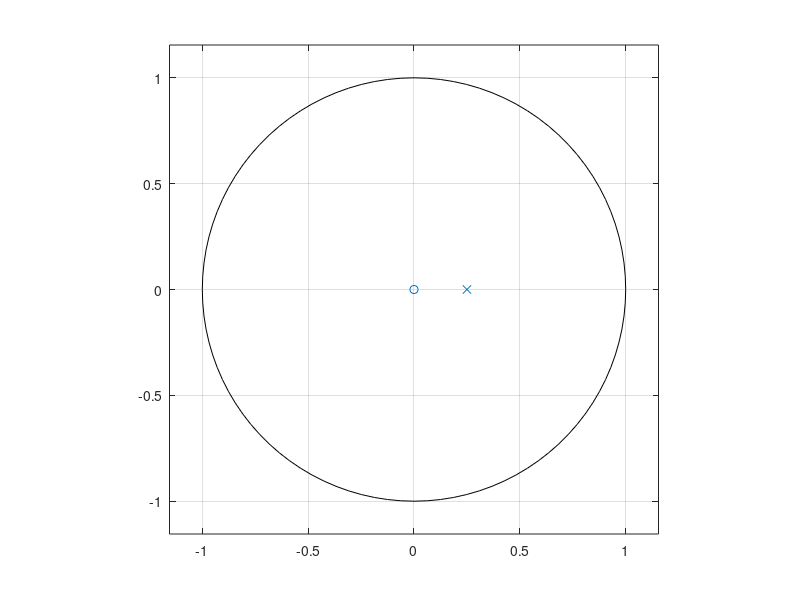
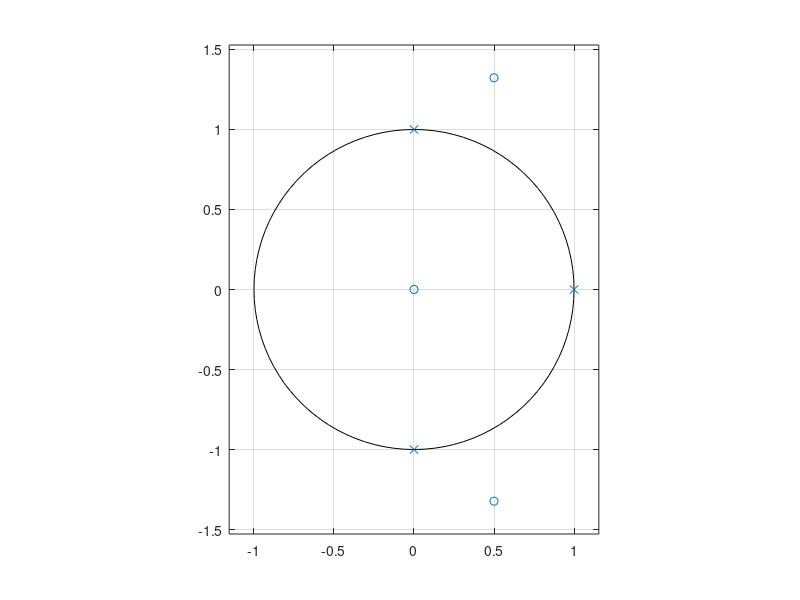

MATLAB code for these plots, in order:
% MATLAB HEADER
% Joseph Almeida
% CECS 463 SOC II Sp18
% Assignment #9 Due: 3/14/2018
clc; clear all; close all; format compact;
fprintf('Lab 9 -- The System Function H(z)\n');
str=datestr(now); fprintf('Matlab Time Stamp: %s\n',str);

%% Problem 1
b=[1,-1,-4,4];
a=[1,-2.75,1.625,-.25];
[r,p,C]=residuez(b,a)

b=[0,0,1]; 
a=[1,2,1.25,.25];
[r,p,C]=residuez(b,a)

%% Problem 2
fprintf('Problem 2a(i) System Representation: 5/(1-(1/4)z^-1)\n');
fprintf('Problem 2a(ii) Difference Equation y(n): y(n)=1/4y(n-1)+5x(n)\n');
b=[5]; a=[1,-1/4];
figure();
zplane(b,a)

fprintf('Problem 2b(i) System Representation H(z): (1-z^-1+2z^-2)/(1-z^-1+z^-2-z^-3)\n');
fprintf('Problem 2b(ii) Difference Equation y(n): y(n)=y(n-1)-y(n-1)+y(n-3)+x(n)-x(n-1)+2x(n-2)\n');
b=[1,-1,2]; 
a=[1,-1,1,-1];
figure();
zplane(b,a)

%% Problem 3
b=[1,-1]; a=[1,0,-0.81];
[r,p,C]=residuez(b,a)
%y=r'*p^n

        

